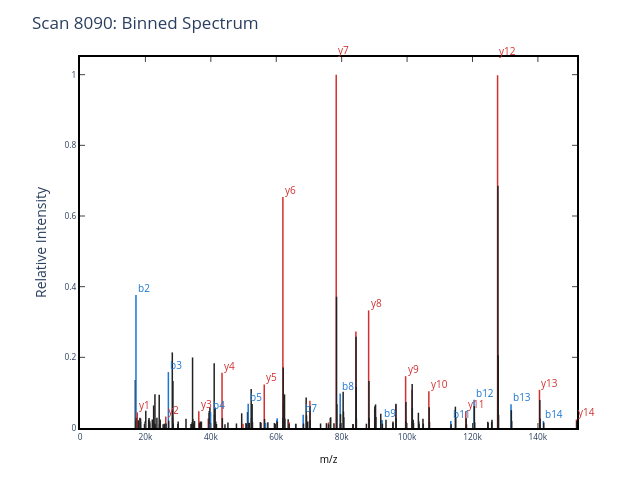

Notebook source saved alongside this figure:
### Code cell
WIDTH_OF_BIN = 0.01
def to_idx(num):
    return int(num // WIDTH_OF_BIN)

# Bin the mz
scan_8090.binned_mz = np.empty_like(scan_8090.mz, dtype=int)
for i in range(len(scan_8090.mz)):
    scan_8090.binned_mz[i] = to_idx(scan_8090.mz[i])

# Create a binned_spectrum SWT object for plotting purposes only
binned_spectrum = get_SWT_object(
    mzml_path=full_calibrated_mzml_path,
    scan_number = 8090,
    full_sequence = 'AVVQ[Deamidated]DPALKPLALVYGEATSR',
)
for i in range (len(binned_spectrum.mz)):
    binned_spectrum.mz[i] = scan_8090.binned_mz[i] #Re-writing the mz_array with the binned mz values

# Plot the binned spectrum
plot_MS2(binned_spectrum, 'Scan 8090: Binned Spectrum')
